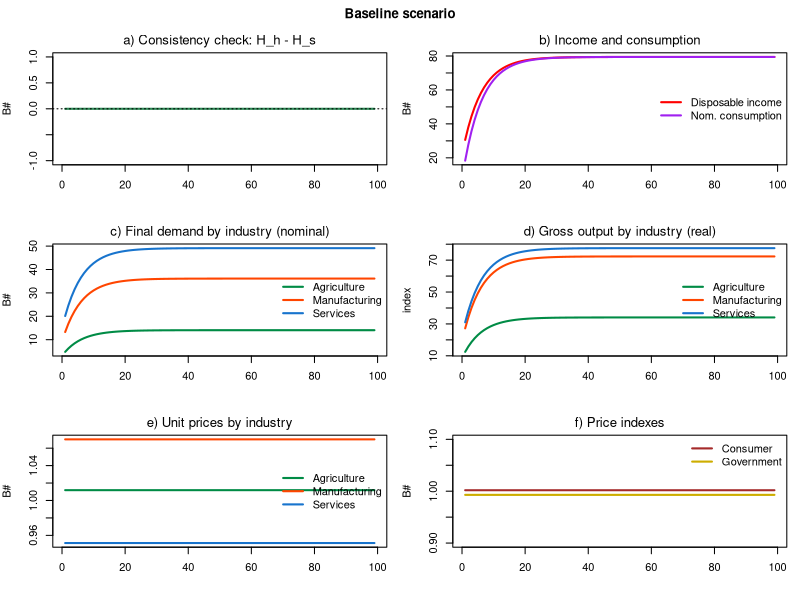
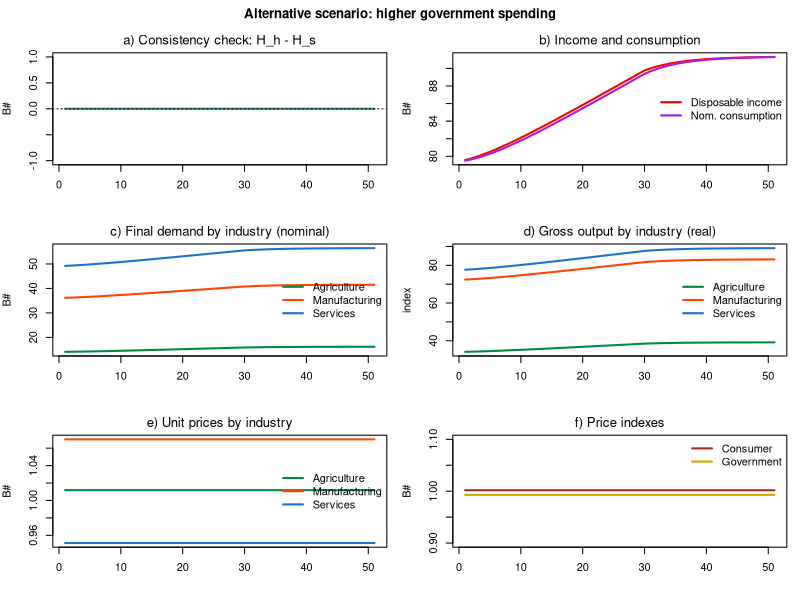

The R script that drew these images, in order:
# *************************************************************************
#  Model SIM + 3-industry input-output (IO-SIM)
#  Source: Godley & Lavoie ch.3 (SIM), extended with a 3-industry IO core
#  Author: Marco Veronese Passarella
#  Last change: 04/07/2026
# *************************************************************************

# Clear environment
rm(list = ls(all = TRUE))

# Set model parameters ####
nPeriods    <- 100         # Periods
nScenarios  <- 2           # 1 baseline, 2 higher government spending
nIndustries <- 3           # Industries (agriculture, manufacturing, services)
nIter       <- 100         # Iterations to solve the simultaneous equations
alpha1      <- 0.6         # Propensity to consume out of income
alpha2      <- 0.4         # Propensity to consume out of wealth
theta       <- 0.2         # Tax rate on income
wage        <- 0.4         # Uniform wage rate
mu          <- 0.875       # Uniform mark-up
pr          <- c(3.5, 5, 2.2)         # Labour productivity by industry
betaC       <- c(0.15, 0.35, 0.50)    # Household consumption shares by industry
betaG       <- c(0.10, 0.30, 0.60)    # Government spending shares by industry
A <- matrix(c(0.11, 0.12, 0.10,       # Input-output technical coefficients
              0.21, 0.22, 0.20,       #  A[k, l] = units of product k to make
              0.15, 0.18, 0.10),      #  one unit of product l
            nrow = nIndustries, byrow = TRUE)
Leontief <- solve(diag(nIndustries) - A)   # (I - A)^-1, computed once (A is constant)
Gexog       <- 20          # Government spending (real)
shockStart  <- 50          # Period at which government spending starts to rise (scenario 2)
Gmax        <- 23          # Government spending ceiling after the shock (scenario 2)

# Create the financial variables as matrices [scenario, period] ####
Y   <- matrix(0, nScenarios, nPeriods)  # Output / income (nominal GDP)
C   <- matrix(0, nScenarios, nPeriods)  # Consumption (REAL)
YD  <- matrix(0, nScenarios, nPeriods)  # Disposable income
TAX <- matrix(0, nScenarios, nPeriods)  # Taxes
V   <- matrix(0, nScenarios, nPeriods)  # Household wealth (= money in SIM)
H_h <- matrix(0, nScenarios, nPeriods)  # Money held by households
H_s <- matrix(0, nScenarios, nPeriods)  # Money supplied by the government
infl<- matrix(0, nScenarios, nPeriods)  # Inflation-tax term (no money illusion)
p_c <- matrix(1, nScenarios, nPeriods)  # Consumer price index
p_g <- matrix(1, nScenarios, nPeriods)  # Government price index

# Industry-level variables as arrays [scenario, period, industry] ####
x <- array(0, dim = c(nScenarios, nPeriods, nIndustries))  # Gross output by industry (real)
d <- array(0, dim = c(nScenarios, nPeriods, nIndustries))  # Final demand by industry (real)
p <- array(1, dim = c(nScenarios, nPeriods, nIndustries))  # Unit prices by industry

# Exogenous variables ####
G <- matrix(Gexog, nScenarios, nPeriods)   # Government spending (real)

# Loop over scenarios ####
for (j in 1:nScenarios) {
  
  # Time loop
  for (i in 2:nPeriods) {
    
    # Shock: government spending grows toward Gmax from shockStart (scenario 2)
    if (i >= shockStart && j == 2) G[j, i] <- min(G[j, i - 1] + 0.1, Gmax)
    
    # Solve the SIMULTANEOUS equations by iteration
    for (iter in 1:nIter) {
      
      # A) PRICES (cost-plus mark-up over intermediate inputs) ####
      for (z in 1:nIndustries) {
        p[j, i, z] = wage / pr[z] + sum(p[j, i, 1:nIndustries] * A[1:nIndustries, z]) * (1 + mu)  # Unit prices (17)
      }
      p_c[j, i]  = sum(p[j, i, ] * betaC)                                          # consumer price (18)
      p_g[j, i]  = sum(p[j, i, ] * betaG)                                          # government price (19)
      
      # B) INPUT-OUTPUT QUANTITIES ####
      d[j, i, ] = betaC * C[j, i] + betaG * G[j, i]                                # final demand by industry (14)
      x[j, i, ] = Leontief %*% d[j, i, ]                                           # gross output by industry (15)
      Y[j, i]   = sum(p[j, i, ] * d[j, i, ])                                       # nominal GDP = p'd (1.A)
      
      # C) HOUSEHOLDS ####
      YD[j, i]  = Y[j, i] - TAX[j, i]                                              # disposable income
      TAX[j, i] = theta * Y[j, i]                                                  # taxes on income
      V[j, i]   = V[j, i - 1] + (YD[j, i] - p_c[j, i] * C[j, i])                   # wealth accumulation
      C[j, i]   = alpha1 * ((YD[j, i] / p_c[j, i]) - infl[j, i]) +
        alpha2 * V[j, i - 1] / p_c[j, i]                                 # real consumption
      infl[j, i]= ((p_c[j, i] - p_c[j, i - 1]) / p_c[j, i - 1]) * (V[j, i - 1] / p_c[j, i])  # inflation tax
      
      # D) MONEY (the only asset) ####
      H_h[j, i] = V[j, i]                                                          # money held = wealth
      H_s[j, i] = H_s[j, i - 1] + (p_g[j, i] * G[j, i] - TAX[j, i])                # money supply = cumulative deficit
    }
  }
}

# Display the results ####
sfcGap <- max(abs(H_h[, 2:nPeriods] - H_s[, 2:nPeriods]))
cat(" ******************************")
cat("\n Industries =", nIndustries)
cat("\n Scenarios =", nScenarios)
cat("\n Iterations/t =", nIter)
cat("\n Max |H_h - H_s| =", sfcGap)
cat("\n ******************************")
cat("\n Baseline steady-state values: \n Y =", round(Y[1, nPeriods], 2),
    "\n V =", round(V[1, nPeriods], 2),
    "\n H_h =", round(H_h[1, nPeriods], 2),
    "\n p_c =", round(p_c[1, nPeriods], 3))
cat("\n ******************************")

# Plot the results ####
indCol <- c("springgreen4", "orangered", "dodgerblue3")   # industry colours
indLab <- c("Agriculture", "Manufacturing", "Services")
plotScenario <- function(j, ttl, per) {

  # a) Consistency check
  plot(H_h[j, per] - H_s[j, per], type = "l", col = "seagreen", lwd = 2, font.main = 1,
       main = "a) Consistency check: H_h - H_s", xlab = "", ylab = "B#", ylim = range(-1, 1))
  abline(h = 0, lty = 3)
  
  # b) Disposable income and (nominal) consumption
  plot(YD[j, per], type = "l", col = "red", lwd = 2, font.main = 1,
       main = "b) Income and consumption", xlab = "", ylab = "B#",
       ylim = range(C[j, per] * p_c[j, per], YD[j, per]))
  lines(C[j, per] * p_c[j, per], col = "purple", lwd = 2)
  legend("right", c("Disposable income", "Nom. consumption"), col = c("red", "purple"),
         lwd = 2, bty = "n")
  
  # c) Final demand by industry (nominal)
  nd <- p[j, per, ] * d[j, per, ]
  matplot(nd, type = "l", lty = 1, lwd = 2, col = indCol, font.main = 1,
          main = "c) Final demand by industry (nominal)", xlab = "", ylab = "B#")
  legend("right", indLab, col = indCol, lwd = 2, bty = "n")
  
  # d) Gross output by industry (real)
  matplot(x[j, per, ], type = "l", lty = 1, lwd = 2, col = indCol, font.main = 1,
          main = "d) Gross output by industry (real)", xlab = "", ylab = "index")
  legend("right", indLab, col = indCol, lwd = 2, bty = "n")
  
  # e) Unit prices by industry
  matplot(p[j, per, ], type = "l", lty = 1, lwd = 2, col = indCol, font.main = 1,
          main = "e) Unit prices by industry", xlab = "", ylab = "B#")
  legend("right", indLab, col = indCol, lwd = 2, bty = "n")
  
  # f) Price indexes
  plot(p_c[j, per], type = "l", col = "brown", lwd = 2, font.main = 1,
       main = "f) Price indexes", xlab = "", ylab = "B#", ylim = range(0.9, 1.1))
  lines(p_g[j, per], col = "gold3", lwd = 2)
  legend("topright", c("Consumer", "Government"), col = c("brown", "gold3"), lwd = 2, bty = "n")
  title(ttl, outer = TRUE)
}

op = par(mfrow = c(3, 2), mar = c(4, 4, 2, 1), oma = c(0, 0, 2, 0))

plotScenario(1, "Baseline scenario", 2:nPeriods)                  # baseline

plotScenario(2, "Alternative scenario: higher government spending", shockStart:nPeriods)

par(op)
